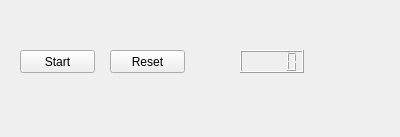
<?xml version="1.0" encoding="UTF-8"?>
<ui version="4.0">
 <class>MyQtCountdown</class>
 <widget class="QWidget" name="MyQtCountdown">
  <property name="geometry">
   <rect>
    <x>0</x>
    <y>0</y>
    <width>400</width>
    <height>137</height>
   </rect>
  </property>
  <property name="windowTitle">
   <string>Form</string>
  </property>
  <widget class="QPushButton" name="startButton">
   <property name="geometry">
    <rect>
     <x>20</x>
     <y>50</y>
     <width>75</width>
     <height>23</height>
    </rect>
   </property>
   <property name="text">
    <string>Start</string>
   </property>
  </widget>
  <widget class="QPushButton" name="resetButton">
   <property name="geometry">
    <rect>
     <x>110</x>
     <y>50</y>
     <width>75</width>
     <height>23</height>
    </rect>
   </property>
   <property name="text">
    <string>Reset</string>
   </property>
  </widget>
  <widget class="QLCDNumber" name="lcdNumber">
   <property name="geometry">
    <rect>
     <x>240</x>
     <y>50</y>
     <width>64</width>
     <height>23</height>
    </rect>
   </property>
  </widget>
 </widget>
 <resources/>
 <connections/>
</ui>
